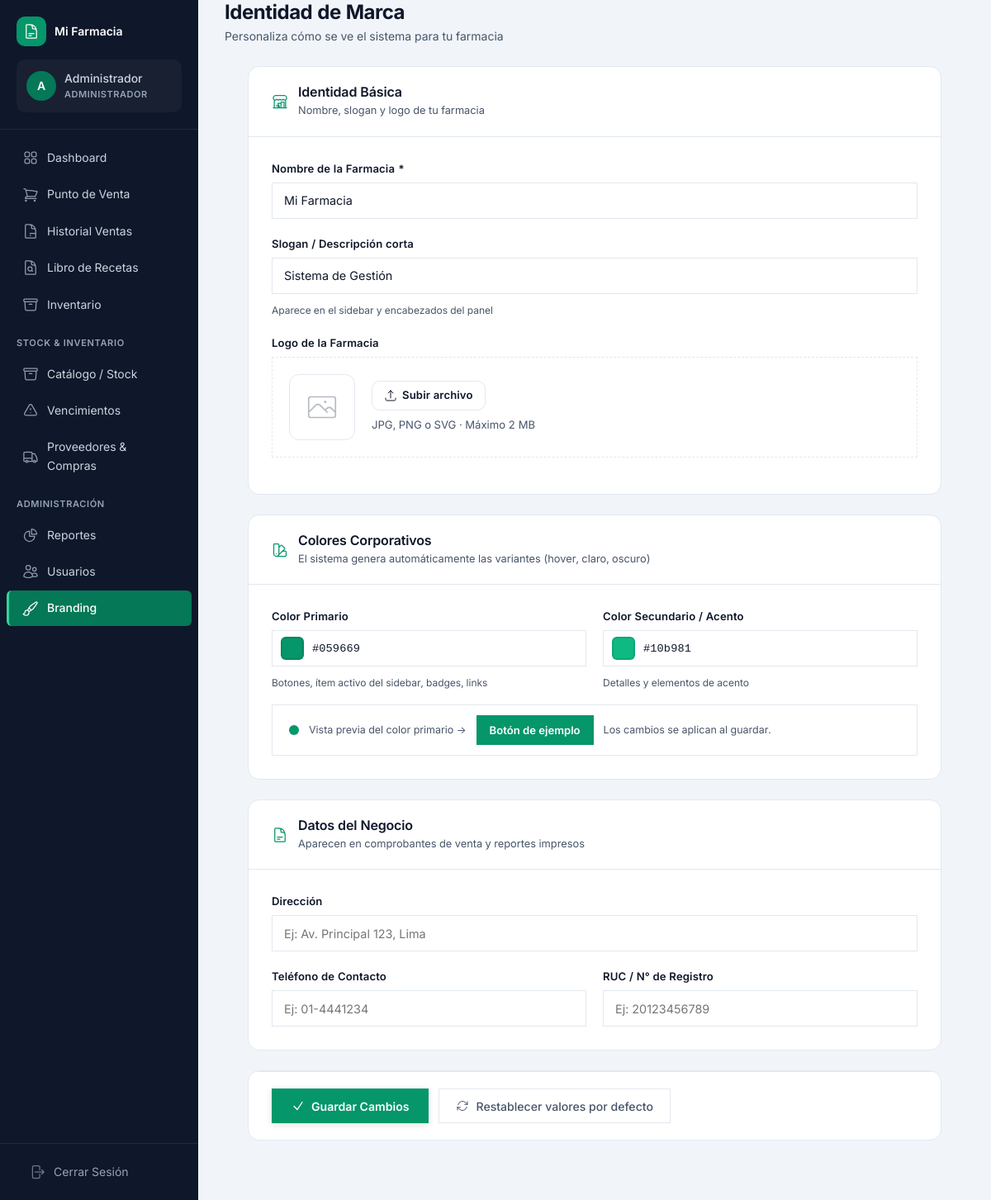
Before: /modules/ajustes/branding.php (signed in) with the older database file.
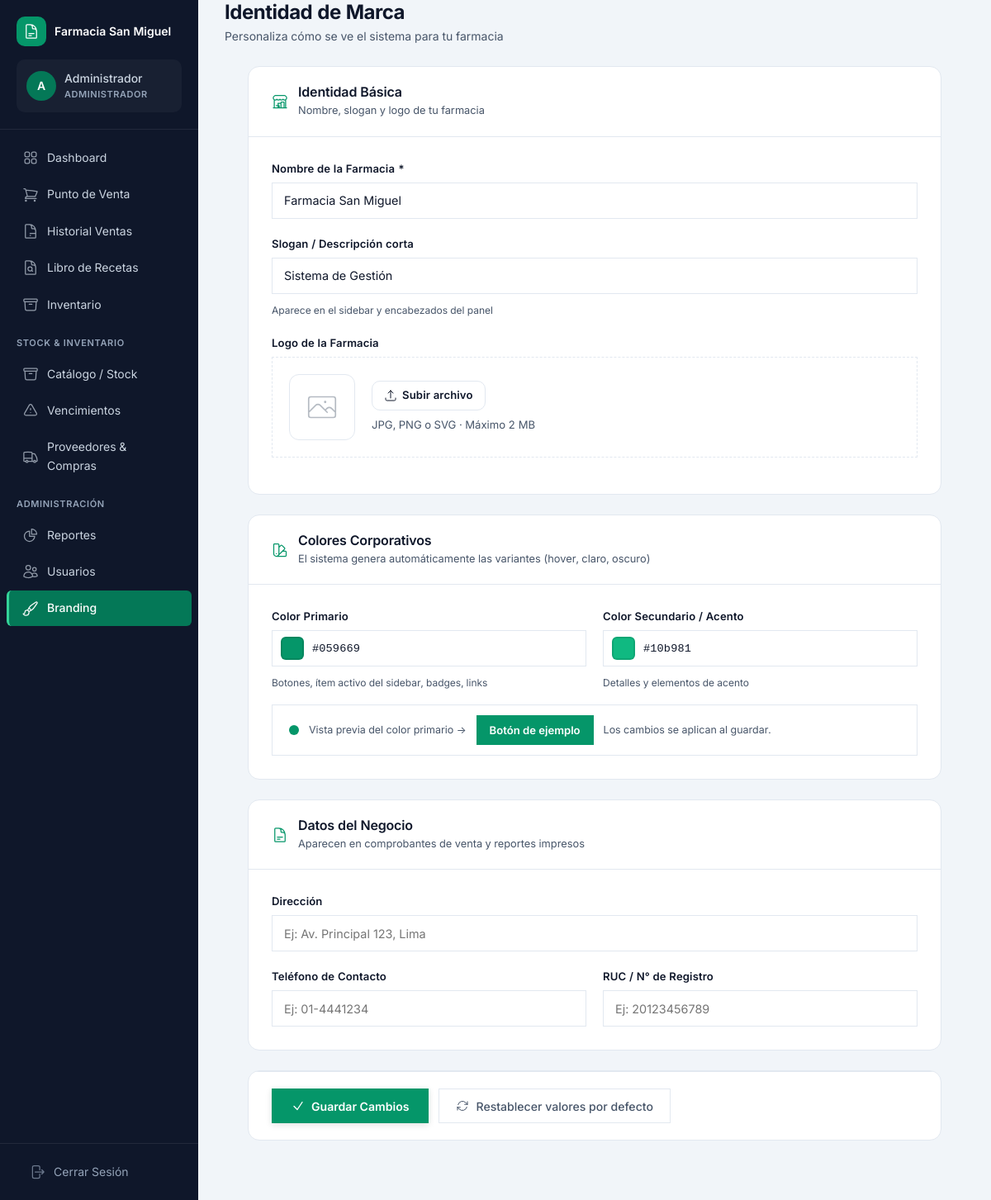
After: the same page with the newer database file.
### tables this page shows
CREATE TABLE IF NOT EXISTS branding (
  id                       INT PRIMARY KEY AUTO_INCREMENT,
  farmacia_nombre          VARCHAR(150) NOT NULL DEFAULT 'Mi Farmacia',
  farmacia_slogan          VARCHAR(255)          DEFAULT 'Sistema de Gestión Profesional',
  farmacia_color_primario  VARCHAR(7)   NOT NULL DEFAULT '#059669',
  farmacia_color_secundario VARCHAR(7)  NOT NULL DEFAULT '#10b981',
  farmacia_logo_url        VARCHAR(500)          DEFAULT NULL,
  farmacia_direccion       VARCHAR(300)          DEFAULT NULL,
  farmacia_telefono        VARCHAR(30)           DEFAULT NULL,
  farmacia_ruc             VARCHAR(20)           DEFAULT NULL,
  activo                   TINYINT(1)            DEFAULT 1,
  actualizado_en           DATETIME              DEFAULT CURRENT_TIMESTAMP ON UPDATE CURRENT_TIMESTAMP,
  actualizado_por          INT                   DEFAULT NULL,
  FOREIGN KEY (actualizado_por) REFERENCES usuarios(id) ON DELETE SET NULL
);

### config/branding.php (called while the page is built, shortened)
<?php
function branding(): array {
    $fid = (int)($_SESSION['farmacia_id'] ?? 1);
    $cache_key = '_branding_cache_' . $fid;
    if (isset($_SESSION[$cache_key]) && is_array($_SESSION[$cache_key])) {
        return $_SESSION[$cache_key];
    }
    $defaults = _branding_defaults();
    try {
        $pdo  = conectar();
        $stmt = $pdo->prepare("SELECT * FROM branding WHERE farmacia_id = ? AND activo = 1 ORDER BY id ASC LIMIT 1");
        $stmt->execute([$fid]);
        $row  = $stmt ? $stmt->fetch(PDO::FETCH_ASSOC) : null;
        if ($row) {
            $config = array_merge($defaults, array_filter($row, fn($v) => $v !== null));
        } else {
            $config = $defaults;
        }
    } catch (Throwable $e) {
        $config = $defaults;
    }
    $config['_color_hover']     = _color_darken($config['farmacia_color_primario'], 10);
    $config['_color_claro']     = _color_lighten($config['farmacia_color_primario'], 88);
    $config['_color_muy_oscuro']= _color_darken($config['farmacia_color_primario'], 30);
    return $config;
}
function branding_css_vars(): string {
    $b = branding();
    $primario    = htmlspecialchars($b['farmacia_color_primario'], ENT_QUOTES);
    $secundario  = htmlspecialchars($b['farmacia_color_secundario'], ENT_QUOTES);
    $hover       = htmlspecialchars($b['_color_hover'], ENT_QUOTES);
    $claro       = htmlspecialchars($b['_color_claro'], ENT_QUOTES);
    $muy_oscuro  = htmlspecialchars($b['_color_muy_oscuro'], ENT_QUOTES);
    return <<<CSS
    <style id="branding-css-vars">
        :root {
            --color-primario:        {$primario};
            --color-primario-hover:  {$hover};
            --color-primario-claro:  {$claro};
            --color-primario-oscuro: {$muy_oscuro};
            --color-secundario:      {$secundario};
        }
    </style>
    CSS;
}
function _branding_defaults(): array {
    return [
        'id'                       => 1,
        'farmacia_nombre'          => 'Mi Farmacia',
        'farmacia_slogan'          => 'Sistema de Gestión',
        'farmacia_color_primario'  => '#059669',
        'farmacia_color_secundario'=> '#10b981',
        'farmacia_logo_url'        => null,
        'farmacia_direccion'       => null,
        'farmacia_telefono'        => null,
        'farmacia_ruc'             => null,
        'activo'                   => 1,
    ];
}
function _color_darken(string $hex, int $percent): string {
    [$r, $g, $b] = _hex_to_rgb($hex);
    $factor = 1 - ($percent / 100);
    return _rgb_to_hex(
        (int)round($r * $factor),
        (int)round($g * $factor),
        (int)round($b * $factor)
    );
}
function _color_lighten(string $hex, int $percent): string {
    [$r, $g, $b] = _hex_to_rgb($hex);
    $factor = $percent / 100;
    return _rgb_to_hex(
        (int)round($r + (255 - $r) * $factor),
        (int)round($g + (255 - $g) * $factor),
        (int)round($b + (255 - $b) * $factor)
    );
}
function _hex_to_rgb(string $hex): array {
    $hex = ltrim($hex, '#');
    return [hexdec(substr($hex, 0, 2)), hexdec(substr($hex, 2, 2)), hexdec(substr($hex, 4, 2))];
}
function _rgb_to_hex(int $r, int $g, int $b): string {
    return sprintf('#%02x%02x%02x',
        max(0, min(255, $r)),
        max(0, min(255, $g)),
        max(0, min(255, $b))
    );
}

### modules/ajustes/branding.php (the view, shortened to what the changed rows need)
<?php
require_once __DIR__ . '/../../config/branding.php';
$b = branding();
include __DIR__ . '/../../views/layout/header.php';
?>
<div class="container">
    <div class="page-header">
        <div>
            <h1>Identidad de Marca</h1>
        </div>
    </div>
    <div class="branding-wrap">
        <form id="form-branding" enctype="multipart/form-data">
            <div class="branding-section">
                <div class="branding-section-header">
                    <div>
                        <h2 class="branding-section-title">Identidad Básica</h2>
                    </div>
                </div>
                <div class="branding-body">
                    <div class="branding-grid-2" style="margin-bottom: 20px;">
                        <div class="form-field" style="grid-column: 1 / -1;">
                            <label for="br-nombre">Nombre de la Farmacia *</label>
                            <input type="text" id="br-nombre" name="farmacia_nombre" class="form-input"
                                   value="<?= htmlspecialchars($b['farmacia_nombre']) ?>"
                                   placeholder="Ej: Farmacia San Miguel" required maxlength="150">
                        </div>
                        <div class="form-field" style="grid-column: 1 / -1;">
                            <label for="br-slogan">Slogan / Descripción corta</label>
                            <input type="text" id="br-slogan" name="farmacia_slogan" class="form-input"
                                   value="<?= htmlspecialchars($b['farmacia_slogan'] ?? '') ?>"
                                   placeholder="Ej: Sistema de Gestión Profesional" maxlength="255">
                            <span class="field-hint">Aparece en el sidebar y encabezados del panel</span>
                        </div>
                    </div>
                </div>
            </div>
            <div class="branding-section">
                <div class="branding-section-header">
                    <div>
                        <h2 class="branding-section-title">Colores Corporativos</h2>
                    </div>
                </div>
                <div class="branding-body">
                    <div class="branding-grid-2">
                        <div class="form-field">
                            <label class="color-picker-wrap" for="br-color-picker" id="wrap-primario">
                                <span class="color-swatch" id="swatch-primario"
                                      style="background:<?= htmlspecialchars($b['farmacia_color_primario']) ?>"></span>
                                <span class="color-hex-value" id="hex-primario"><?= htmlspecialchars($b['farmacia_color_primario']) ?></span>
                            </label>
                        </div>
                        <div class="form-field">
                            <label class="color-picker-wrap" for="br-color-sec-picker" id="wrap-secundario">
                                <span class="color-swatch" id="swatch-secundario"
                                      style="background:<?= htmlspecialchars($b['farmacia_color_secundario']) ?>"></span>
                                <span class="color-hex-value" id="hex-secundario"><?= htmlspecialchars($b['farmacia_color_secundario']) ?></span>
                            </label>
                        </div>
                    </div>
                    <div class="preview-strip" id="preview-strip">
                        <div class="preview-strip-dot" id="preview-dot"
                             style="background:<?= htmlspecialchars($b['farmacia_color_primario']) ?>"></div>
                        <span class="preview-strip-label">Vista previa del color primario →</span>
                        <button type="button" class="preview-btn-demo" id="preview-btn-demo"
                                style="background:<?= htmlspecialchars($b['farmacia_color_primario']) ?>; color:#fff;">
                            Botón de ejemplo
                        </button>
                        <span style="font-size:0.78rem; color:var(--texto-secundario);">Los cambios se aplican al guardar.</span>
                    </div>
                </div>
            </div>
            <div class="branding-section">
                <div class="branding-section-header">
                    <div>
                        <h2 class="branding-section-title">Datos del Negocio</h2>
                    </div>
                </div>
            </div>
        </form>
    </div>
</div>
<?php include __DIR__ . '/../../views/layout/footer.php'; ?>

### views/layout/sidebar.php (shortened to what the changed rows need)
<?php
$_sb = branding();
$_sb_nombre = htmlspecialchars($_sb['farmacia_nombre']);
$_sb_logo   = $_sb['farmacia_logo_url'] ? htmlspecialchars($_sb['farmacia_logo_url']) : null;
?>
<aside class="sidebar">
    <div class="sidebar-header">
        <div class="sidebar-brand">
            <?php if ($_sb_logo): ?>
                <img src="<?= $_sb_logo ?>" alt="Logo <?= $_sb_nombre ?>"
                     style="height:32px; width:auto; object-fit:contain; border-radius:4px; flex-shrink:0; max-width: 100%;">
            <?php else: ?>
                <div class="sidebar-brand-icon">
                </div>
            <?php endif; ?>
            <div class="sidebar-brand-nombre"><?= $_sb_nombre ?></div>
        </div>
    </div>
</aside>

Changed rows visible on the page:
added branding: farmacia_nombre "Farmacia San Miguel", farmacia_slogan "Sistema de Gestión", farmacia_color_primario "#059669", farmacia_color_secundario "#10b981"
Other visible differences:
$_sb_nombre: "Mi Farmacia" → (not shown)
form field farmacia_nombre: "Mi Farmacia" → (not shown)
form field farmacia_slogan: "Sistema de Gestión" → (not shown)
$b['farmacia_color_primario']: "#059669" → (not shown)
$b['farmacia_color_secundario']: "#10b981" → (not shown)
